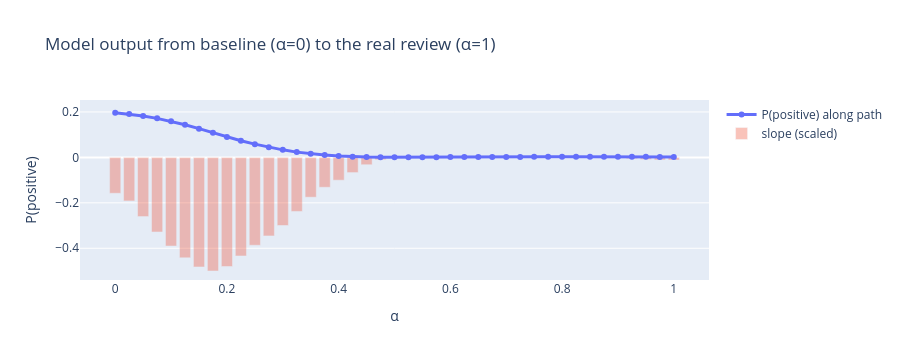

Notebook code for this chart:
### Markdown cell above
### 👣 Walk the path yourself
Below we literally feed the model the interpolated embeddings x′ + α(x − x′) for α from 0 → 1 and plot P(positive). IG adds up the slope of this curve, word by word.

### Code cell
@torch.no_grad()
def path_curve(text, baseline="PAD", steps=41):
    ids, mask = encode(text)
    e_x, e_b = emb_layer(ids), emb_layer(make_baseline(ids, baseline))
    alphas = torch.linspace(0, 1, steps, device=device)
    interp = torch.cat([e_b + a * (e_x - e_b) for a in alphas])
    p = torch.softmax(model(inputs_embeds=interp, attention_mask=mask.expand(steps, -1)).logits, -1)[:, 1]
    return alphas.cpu().numpy(), p.cpu().numpy()

a, p = path_curve(sample_text)
fig = go.Figure()
fig.add_scatter(x=a, y=p, mode="lines+markers", name="P(positive) along path", line=dict(width=3))
fig.add_bar(x=a, y=np.gradient(p, a) / max(1e-9, np.abs(np.gradient(p, a)).max()) * 0.5, name="slope (scaled)",
            opacity=0.35)
fig.update_layout(title="Model output from baseline (α=0) to the real review (α=1)", xaxis_title="α",
                  yaxis_title="P(positive)", height=360)
fig.show()

### Figure 1 — Plotly figure (JSON) as saved in the notebook; plotly's stock layout.template omitted (floating-point values rounded to 4 significant figures)
{"data": [{"line": {"width": 3}, "mode": "lines+markers", "name": "P(positive) along path", "type": "scatter", "x": [0.0, 0.025, 0.05, 0.075, 0.1, 0.125, 0.15, 0.175, 0.2, 0.225, 0.25, 0.275, 0.3, 0.325, 0.35, 0.375, 0.4, 0.425, 0.45, 0.475, 0.5, 0.525, 0.55, 0.575, 0.6, 0.625, 0.65, 0.675, 0.7, 0.725, 0.75, 0.775, 0.8, 0.825, 0.85, 0.875, 0.9, 0.925, 0.95, 0.975, 1.0], "y": [0.1965, 0.1908, 0.1826, 0.1718, 0.1587, 0.1434, 0.1265, 0.1083, 0.09002, 0.07327, 0.05843, 0.04511, 0.03324, 0.02327, 0.01591, 0.0105, 0.006328, 0.003194, 0.001457, 0.000841, 0.00071, 0.0007522, 0.0008813, 0.001054, 0.001246, 0.00144, 0.001626, 0.001805, 0.001979, 0.002162, 0.002368, 0.002573, 0.002752, 0.00291, 0.003046, 0.003134, 0.003133, 0.002995, 0.002707, 0.002314, 0.001892]}, {"name": "slope (scaled)", "opacity": 0.35, "type": "bar", "x": [0.0, 0.025, 0.05, 0.075, 0.1, 0.125, 0.15, 0.175, 0.2, 0.225, 0.25, 0.275, 0.3, 0.325, 0.35, 0.375, 0.4, 0.425, 0.45, 0.475, 0.5, 0.525, 0.55, 0.575, 0.6, 0.625, 0.65, 0.675, 0.7, 0.725, 0.75, 0.775, 0.8, 0.825, 0.85, 0.875, 0.9, 0.925, 0.95, 0.975, 1.0], "y": [-0.1579, -0.1918, -0.2604, -0.3282, -0.3901, -0.4421, -0.4821, -0.5, -0.4804, -0.4337, -0.3866, -0.3458, -0.2997, -0.2378, -0.1753, -0.1315, -0.1003, -0.06687, -0.0323, -0.01025, -0.001219, 0.002351, 0.004144, 0.005, 0.005294, 0.005217, 0.005007, 0.004851, 0.004912, 0.005338, 0.005638, 0.005277, 0.004626, 0.004037, 0.003078, 0.001196, -0.001912, -0.005852, -0.009352, -0.01119, -0.01157]}], "layout": {"height": 360, "title": {"text": "Model output from baseline (α=0) to the real review (α=1)"}, "xaxis": {"title": {"text": "α"}}, "yaxis": {"title": {"text": "P(positive)"}}}}
